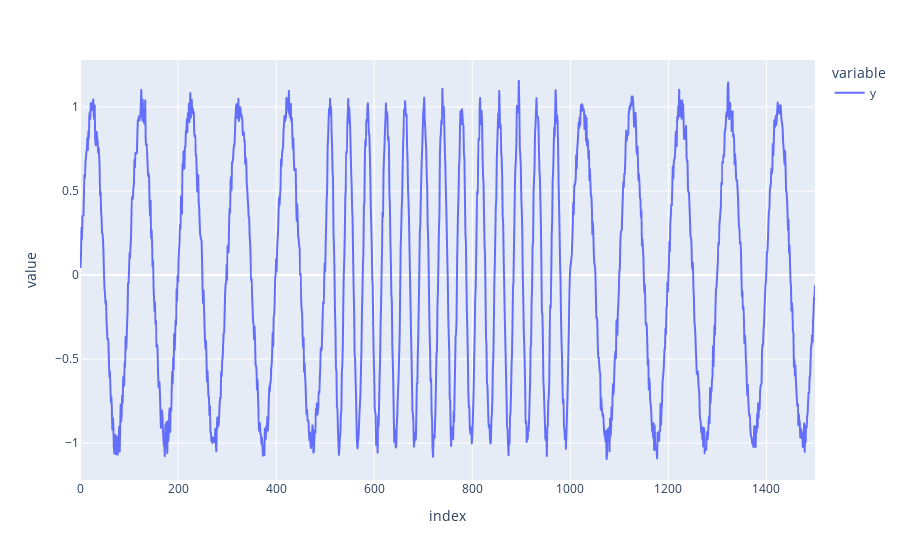
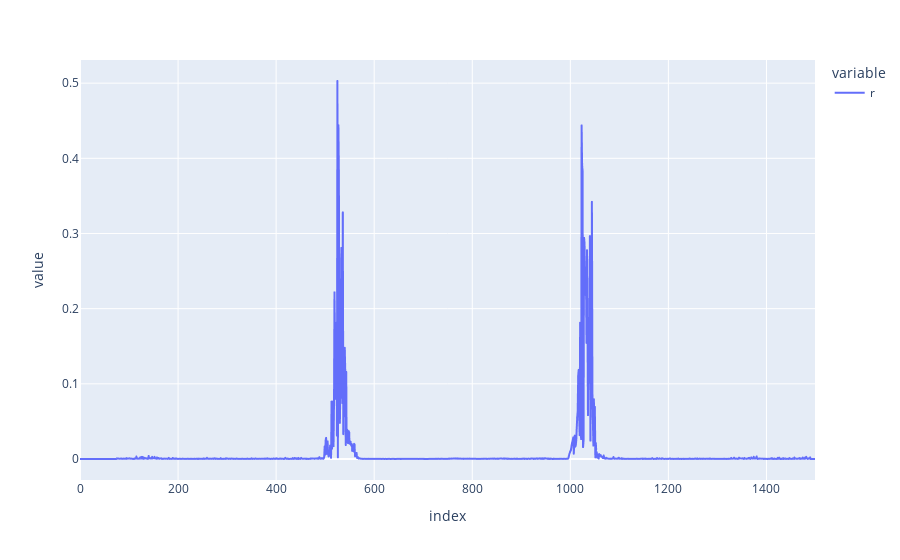

Notebook cell for these charts, in order:
### Code cell
import banpei
import pandas as pd
import matplotlib.pyplot as plt
pd.options.plotting.backend = "plotly"

#df = pd.read_csv('./banpei_test/abnormal_frequency.csv')
#display(df.plot())

raw_data = pd.read_csv('./banpei_test/periodic_wave.csv')
data = raw_data['y']
#display(data.plot())

# Create Banpei instance
model   = banpei.SST(w=50)
results = model.detect(data)

results = model.detect(data, is_lanczos=True)

# Transform results from np.array to pd.DataFrame:
results = pd.DataFrame(results, columns = ['r'])
results = results['r']

#data = np.array(data)
#print(data)
#print(results)

display(data.plot())
display(results.plot())

#plt.plot(data)
#plt.show()

#plt.plot(results)
#plt.show()

"""
# Plot Data against banpei result:
plt.plot(X, data, color='b', label='data')
plt.plot(X, results, color='r', label='results')

plt.title("Banpei Data & Results")
plt.legend()
  
plt.show()
"""

### Figure 1 — Plotly figure (JSON) as saved in the notebook; plotly's stock layout.template omitted (floating-point values rounded to 4 significant figures; data arrays with more than 128 entries replaced by an {"elided": "..."} marker saying what was removed)
{"data": [{"hovertemplate": "variable=y<br>index=%{x}<br>value=%{y}<extra></extra>", "legendgroup": "y", "line": {"color": "#636efa", "dash": "solid"}, "marker": {"symbol": "circle"}, "mode": "lines", "name": "y", "showlegend": true, "type": "scattergl", "x": {"elided": "1500 int values"}, "xaxis": "x", "y": {"elided": "1500 float values"}, "yaxis": "y"}], "layout": {"legend": {"title": {"text": "variable"}, "tracegroupgap": 0}, "margin": {"t": 60}, "xaxis": {"anchor": "y", "domain": [0, 1], "title": {"text": "index"}}, "yaxis": {"anchor": "x", "domain": [0, 1], "title": {"text": "value"}}}}

### Figure 2 — Plotly figure (JSON) as saved in the notebook; plotly's stock layout.template omitted (floating-point values rounded to 4 significant figures; data arrays with more than 128 entries replaced by an {"elided": "..."} marker saying what was removed)
{"data": [{"hovertemplate": "variable=r<br>index=%{x}<br>value=%{y}<extra></extra>", "legendgroup": "r", "line": {"color": "#636efa", "dash": "solid"}, "marker": {"symbol": "circle"}, "mode": "lines", "name": "r", "showlegend": true, "type": "scattergl", "x": {"elided": "1500 int values"}, "xaxis": "x", "y": {"elided": "1500 float values"}, "yaxis": "y"}], "layout": {"legend": {"title": {"text": "variable"}, "tracegroupgap": 0}, "margin": {"t": 60}, "xaxis": {"anchor": "y", "domain": [0, 1], "title": {"text": "index"}}, "yaxis": {"anchor": "x", "domain": [0, 1], "title": {"text": "value"}}}}
